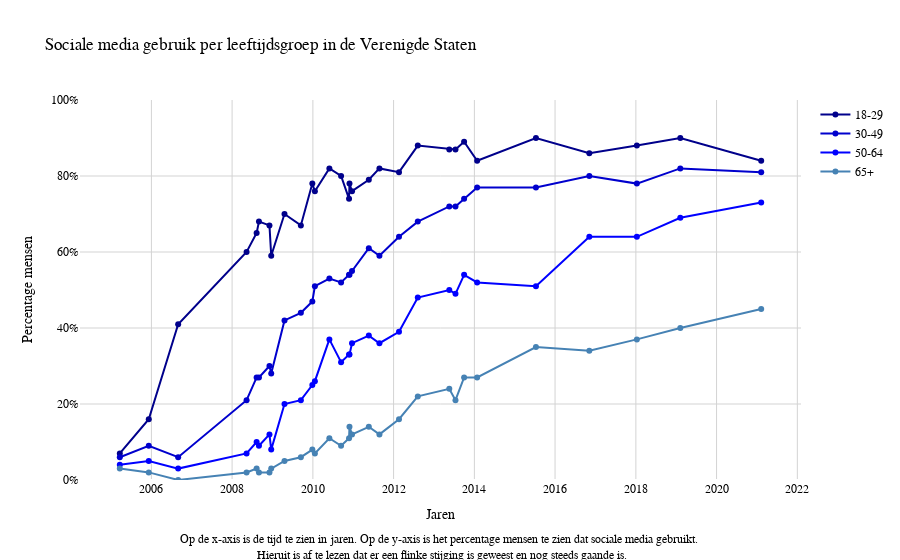

Here is the notebook cell this chart was saved with:
### Code cell
trace1 = go.Scatter(x = dc['Year'],
                   y = dc['18-29'],
                   name = '18-29',
                   mode = 'lines + markers',
                   marker = dict(color = 'darkblue')
                   )

trace2 = go.Scatter(x = dc['Year'],
                   y = dc['30-49'],
                   name = '30-49',
                   mode = 'lines + markers',
                   marker = dict(color = 'mediumblue')
                   )

trace3 = go.Scatter(x = dc['Year'],
                   y = dc['50-64'],
                   name = '50-64',
                   mode = 'lines + markers',
                   marker = dict(color = 'blue')
                   )

trace4 = go.Scatter(x = dc['Year'],
                   y = dc['65+'],
                   name = '65+',
                   mode = 'lines + markers',
                   marker = dict(color = 'steelblue')
                   )

social_layout = go.Layout(title = 'Sociale media gebruik per leeftijdsgroep in de Verenigde Staten',
                          xaxis = dict(title = 'Jaren', gridcolor = 'lightgray'),
                         yaxis = dict(title = 'Percentage mensen', tickformat = ',.0%', range = [0, 1], gridcolor = 'lightgray'),
                         font = dict(family = 'Georgia', color = 'Black'),
                        plot_bgcolor = 'white',
                       paper_bgcolor = 'white' 
                         )

social_figure = go.Figure(data = [trace1, trace2, trace3, trace4], layout = social_layout)

social_figure.add_annotation(
    xref="paper", yref="paper",
    x=0.5, y=-0.22,
    text="Op de x-axis is de tijd te zien in jaren. Op de y-axis is het percentage mensen te zien dat sociale media gebruikt. <br> Hieruit is af te lezen dat er een flinke stijging is geweest en nog steeds gaande is.",
    showarrow=False,
)

social_figure.show()

### Figure 1 — Plotly figure (JSON) as saved in the notebook; plotly's stock layout.template omitted (floating-point values rounded to 4 significant figures)
{"data": [{"marker": {"color": "darkblue"}, "mode": "lines+markers", "name": "18-29", "type": "scatter", "x": ["2005-03-21T00:00:00", "2005-12-08T00:00:00", "2006-08-31T00:00:00", "2008-05-11T00:00:00", "2008-08-10T00:00:00", "2008-08-31T00:00:00", "2008-12-04T00:00:00", "2008-12-20T00:00:00", "2009-04-19T00:00:00", "2009-09-14T00:00:00", "2009-12-27T00:00:00", "2010-01-19T00:00:00", "2010-05-30T00:00:00", "2010-09-13T00:00:00", "2010-11-24T00:00:00", "2010-11-28T00:00:00", "2010-12-21T00:00:00", "2011-05-22T00:00:00", "2011-08-26T00:00:00", "2012-02-19T00:00:00", "2012-08-07T00:00:00", "2013-05-19T00:00:00", "2013-07-14T00:00:00", "2013-09-30T00:00:00", "2014-01-26T00:00:00", "2015-07-12T00:00:00", "2016-11-06T00:00:00", "2018-01-10T00:00:00", "2019-02-07T00:00:00", "2021-02-08T00:00:00"], "y": [0.07, 0.16, 0.41, 0.6, 0.65, 0.68, 0.67, 0.59, 0.7, 0.67, 0.78, 0.76, 0.82, 0.8, 0.74, 0.78, 0.76, 0.79, 0.82, 0.81, 0.88, 0.87, 0.87, 0.89, 0.84, 0.9, 0.86, 0.88, 0.9, 0.84]}, {"marker": {"color": "mediumblue"}, "mode": "lines+markers", "name": "30-49", "type": "scatter", "x": ["2005-03-21T00:00:00", "2005-12-08T00:00:00", "2006-08-31T00:00:00", "2008-05-11T00:00:00", "2008-08-10T00:00:00", "2008-08-31T00:00:00", "2008-12-04T00:00:00", "2008-12-20T00:00:00", "2009-04-19T00:00:00", "2009-09-14T00:00:00", "2009-12-27T00:00:00", "2010-01-19T00:00:00", "2010-05-30T00:00:00", "2010-09-13T00:00:00", "2010-11-24T00:00:00", "2010-11-28T00:00:00", "2010-12-21T00:00:00", "2011-05-22T00:00:00", "2011-08-26T00:00:00", "2012-02-19T00:00:00", "2012-08-07T00:00:00", "2013-05-19T00:00:00", "2013-07-14T00:00:00", "2013-09-30T00:00:00", "2014-01-26T00:00:00", "2015-07-12T00:00:00", "2016-11-06T00:00:00", "2018-01-10T00:00:00", "2019-02-07T00:00:00", "2021-02-08T00:00:00"], "y": [0.06, 0.09, 0.06, 0.21, 0.27, 0.27, 0.3, 0.28, 0.42, 0.44, 0.47, 0.51, 0.53, 0.52, 0.54, 0.54, 0.55, 0.61, 0.59, 0.64, 0.68, 0.72, 0.72, 0.74, 0.77, 0.77, 0.8, 0.78, 0.82, 0.81]}, {"marker": {"color": "blue"}, "mode": "lines+markers", "name": "50-64", "type": "scatter", "x": ["2005-03-21T00:00:00", "2005-12-08T00:00:00", "2006-08-31T00:00:00", "2008-05-11T00:00:00", "2008-08-10T00:00:00", "2008-08-31T00:00:00", "2008-12-04T00:00:00", "2008-12-20T00:00:00", "2009-04-19T00:00:00", "2009-09-14T00:00:00", "2009-12-27T00:00:00", "2010-01-19T00:00:00", "2010-05-30T00:00:00", "2010-09-13T00:00:00", "2010-11-24T00:00:00", "2010-11-28T00:00:00", "2010-12-21T00:00:00", "2011-05-22T00:00:00", "2011-08-26T00:00:00", "2012-02-19T00:00:00", "2012-08-07T00:00:00", "2013-05-19T00:00:00", "2013-07-14T00:00:00", "2013-09-30T00:00:00", "2014-01-26T00:00:00", "2015-07-12T00:00:00", "2016-11-06T00:00:00", "2018-01-10T00:00:00", "2019-02-07T00:00:00", "2021-02-08T00:00:00"], "y": [0.04, 0.05, 0.03, 0.07, 0.1, 0.09, 0.12, 0.08, 0.2, 0.21, 0.25, 0.26, 0.37, 0.31, 0.33, 0.33, 0.36, 0.38, 0.36, 0.39, 0.48, 0.5, 0.49, 0.54, 0.52, 0.51, 0.64, 0.64, 0.69, 0.73]}, {"marker": {"color": "steelblue"}, "mode": "lines+markers", "name": "65+", "type": "scatter", "x": ["2005-03-21T00:00:00", "2005-12-08T00:00:00", "2006-08-31T00:00:00", "2008-05-11T00:00:00", "2008-08-10T00:00:00", "2008-08-31T00:00:00", "2008-12-04T00:00:00", "2008-12-20T00:00:00", "2009-04-19T00:00:00", "2009-09-14T00:00:00", "2009-12-27T00:00:00", "2010-01-19T00:00:00", "2010-05-30T00:00:00", "2010-09-13T00:00:00", "2010-11-24T00:00:00", "2010-11-28T00:00:00", "2010-12-21T00:00:00", "2011-05-22T00:00:00", "2011-08-26T00:00:00", "2012-02-19T00:00:00", "2012-08-07T00:00:00", "2013-05-19T00:00:00", "2013-07-14T00:00:00", "2013-09-30T00:00:00", "2014-01-26T00:00:00", "2015-07-12T00:00:00", "2016-11-06T00:00:00", "2018-01-10T00:00:00", "2019-02-07T00:00:00", "2021-02-08T00:00:00"], "y": [0.03, 0.02, 0, 0.02, 0.03, 0.02, 0.02, 0.03, 0.05, 0.06, 0.08, 0.07, 0.11, 0.09, 0.11, 0.14, 0.12, 0.14, 0.12, 0.16, 0.22, 0.24, 0.21, 0.27, 0.27, 0.35, 0.34, 0.37, 0.4, 0.45]}], "layout": {"annotations": [{"showarrow": false, "text": "Op de x-axis is de tijd te zien in jaren. Op de y-axis is het percentage mensen te zien dat sociale media gebruikt. <br> Hieruit is af te lezen dat er een flinke stijging is geweest en nog steeds gaande is.", "x": 0.5, "xref": "paper", "y": -0.22, "yref": "paper"}], "font": {"color": "Black", "family": "Georgia"}, "paper_bgcolor": "white", "plot_bgcolor": "white", "title": {"text": "Sociale media gebruik per leeftijdsgroep in de Verenigde Staten"}, "xaxis": {"gridcolor": "lightgray", "title": {"text": "Jaren"}}, "yaxis": {"gridcolor": "lightgray", "range": [0, 1], "tickformat": ",.0%", "title": {"text": "Percentage mensen"}}}}
